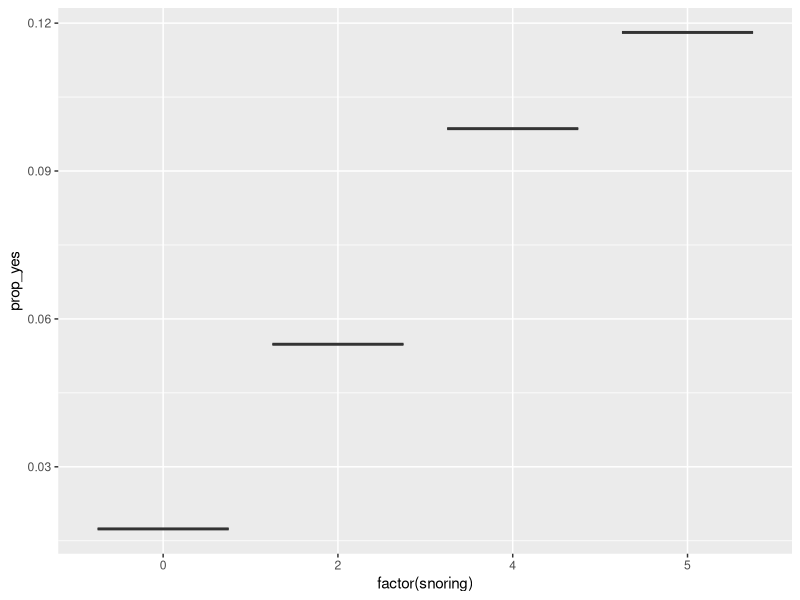

Here is the R script that generated this plot: (Note: this script raises an error after producing the figure.)
## ---- chunk 1
library(tidyverse)
## ---- chunk 2
(heart <-
  tribble(
    ~snoring, ~yes, ~no,
    "never", 24, 1355,
    "occasional", 35, 603,
    "nearly_every_night", 21, 192,
    "every_night", 30, 224
  ) %>%
  gather(-snoring, key = "disease", value = "freq"))
## ---- chunk 3
snoring_score <- function(x) {
  if (x == "never") {
    x = 0
  } else if (x == "occasional") {
    x = 2
  } else if (x == "nearly_every_night") {
    x = 4
  } else {
    x = 5
  }
  x
}

(heart <-
  heart %>%
  rowwise() %>%
  mutate(snoring = snoring_score(snoring)))
## ---- chunk 4
heart_crosstab <-
   heart %>%
   xtabs(freq ~ snoring + disease, data = .)
addmargins(heart_crosstab, margin = 2)
## ---- chunk 5
(row_prop <- prop.table(heart_crosstab, margin = 1))
## ---- chunk 6
(heart_prop <-
  heart %>%
  group_by(snoring) %>%
  mutate(row_margin = sum(freq), prop_yes = freq / row_margin))
## ---- chunk 7
heart_prop %>%
  filter(disease == "yes") %>%
  ggplot(aes(factor(snoring), prop_yes)) +
  geom_boxplot()
## ---- chunk 8
addmargins(heart_crosstab, margin = 2) %>%
  as.data.frame.matrix() %>%
  rownames_to_column(var = "snoring") %>%
  mutate(snoring = as.numeric(snoring)) %>%
  glm(yes/Sum ~ snoring, weights = Sum, family = gaussian(link = "identity"), data = .) %>%
  summary()
## ---- chunk 9
(linprob_fit <-
  heart_prop %>%
  filter(disease == "yes") %>%
  glm(prop_yes ~ snoring, family = gaussian(link = "identity"), data = ., weights = row_margin) %>%
  summary())
## ---- chunk 10
addmargins(heart_crosstab, margin = 2) %>%
  as.data.frame.matrix() %>%
  rownames_to_column(var = "snoring") %>%
  mutate(snoring = as.numeric(snoring)) %>%
  glm(yes/Sum ~ snoring, weights = Sum, family = binomial(link = "logit"), data = .) %>%
  summary()

logistc_fit <-
  heart_prop %>%
  filter(disease == "yes") %>%
  glm(prop_yes ~ snoring, family = binomial(link = "logit"), data = ., weights = row_margin) %>%
  summary()
## ---- chunk 11
addmargins(heart_crosstab, margin = 2) %>%
  as.data.frame.matrix() %>%
  rownames_to_column(var = "snoring") %>%
  mutate(snoring = as.numeric(snoring)) %>%
  glm(yes/Sum ~ snoring, weights = Sum, family = binomial(link = "probit"), data = .) %>%
  summary()

probit_fit <-
  heart_prop %>%
  filter(disease == "yes") %>%
  glm(prop_yes ~ snoring, family = binomial(link = "probit"), data = ., weights = row_margin) %>%
  summary()
## ---- chunk 12
(remission <- read_table("data/remission.txt") %>% na.omit())
remission <-
  remission %>%
  mutate_if(is.character, as.numeric)
## ---- chunk 13
(remission_case <-
  remission %>%
  mutate(improve = ifelse(remissions > 0, 1, 0)) %>%
  uncount(cases) %>% # each row = observed cases times
  select(LI, improve))
## ---- chunk 14
(remission_fit <-
  remission_case %>%
  glm(improve ~ LI, family = binomial(link = "logit"), data = .))
## ---- chunk 15
data.frame(LI = c(8, 26)) %>%
  predict(remission_fit, newdata = ., type = "response")
## ---- chunk 16
remission %>%
  glm(remissions/cases ~ LI, family = binomial(link = "logit"), data = ., weights = cases)
